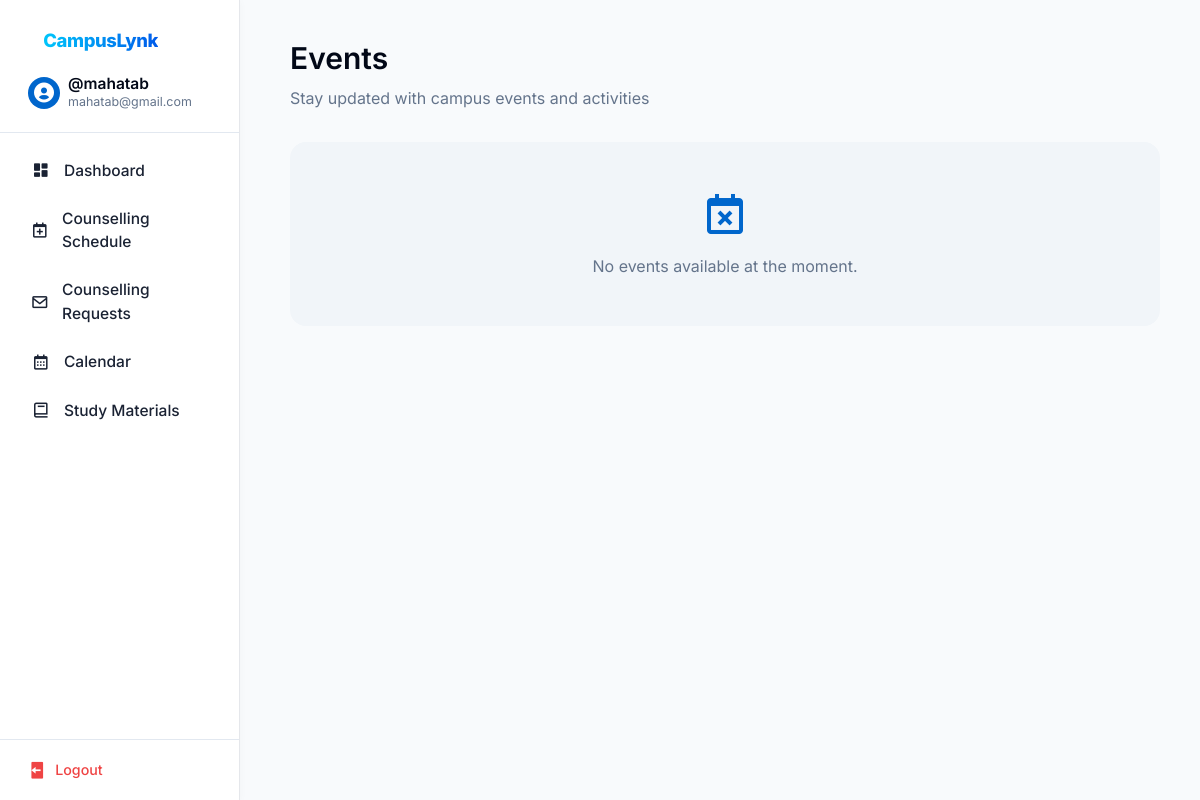
Page /eventpage.php (signed in) on the earlier database version.
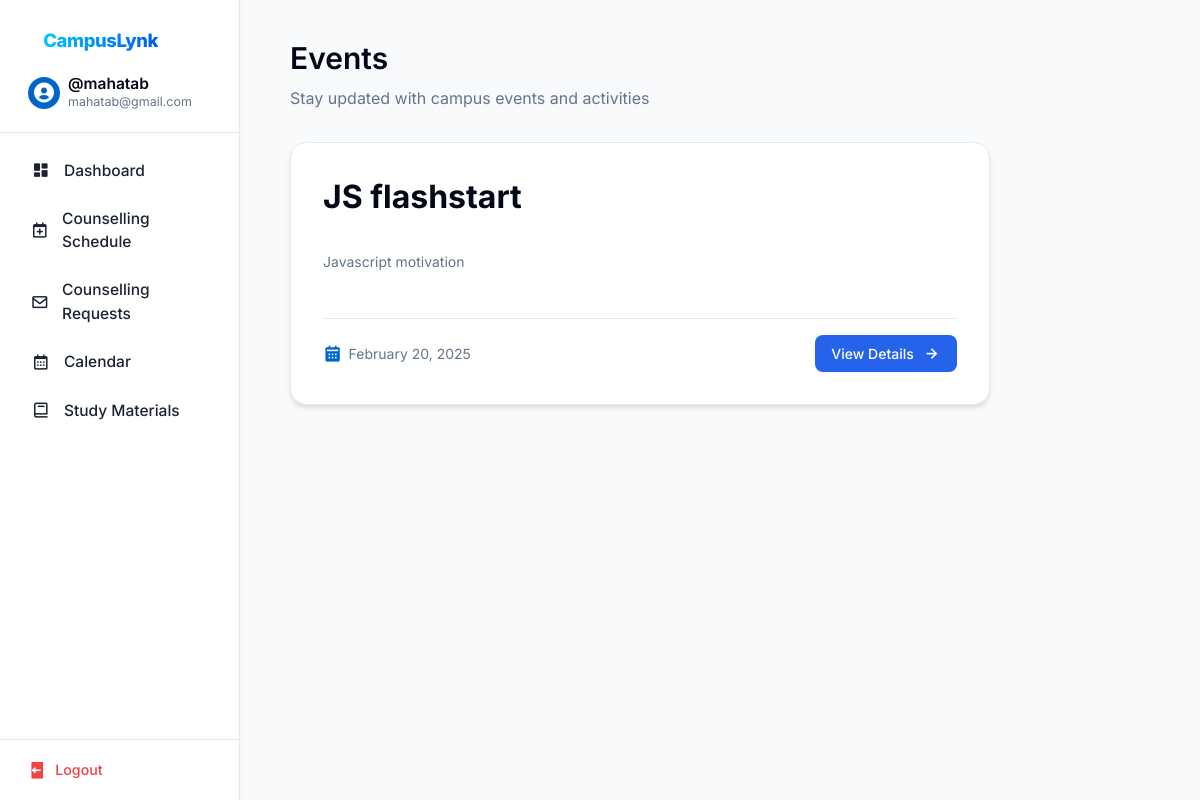
Same page on the later database version.
### tables this page shows
CREATE TABLE `events` (
  `id` int(11) NOT NULL,
  `title` varchar(255) NOT NULL,
  `description` text DEFAULT NULL,
  `date` date NOT NULL
);

### eventpage.php (the view, shortened to what this page needs)
<?php
try {
    $database = new Database();
    $db = $database->getConnection();
    $query = "SELECT * FROM events ORDER BY date DESC";
    $stmt = $db->prepare($query);
    $stmt->execute();
    $events = $stmt->fetchAll(PDO::FETCH_ASSOC);
} catch (PDOException $e) {
    $error = "Database Error: " . $e->getMessage();
}
?>
<!DOCTYPE html>
<html lang="en">
<head>
    <link href='https://unpkg.com/boxicons@2.1.4/css/boxicons.min.css' rel='stylesheet'>
    <link rel="stylesheet" href="css/base.css">
    <link rel="stylesheet" href="css/layout.css">
    <link rel="stylesheet" href="css/components.css">
    <link rel="stylesheet" href="css/events.css">
</head>
<body>
<div class="dashboard-layout">
  <?php include 'sidebar.php'; ?>
  <main id="main-content" class="main-content fade-transition fade-out" style="">
    <section class="welcome-section">
        <h1>Events</h1>
        <p class="text-muted">Stay updated with campus events and activities</p>
    </section>
    <div class="events-grid">
        <?php if (!empty($events)): ?>
            <?php foreach ($events as $event): ?>
                <div class="event-card">
                    <div class="event-content">
                        <h3 class="event-title"><?php echo htmlspecialchars($event['title']); ?></h3>
                        <p class="event-description"><?php echo htmlspecialchars($event['description']); ?></p>
                        <div class="event-meta">
                            <span class="event-date">
                                <i class='bx bxs-calendar'></i>
                                <?php echo date('F j, Y', strtotime($event['date'])); ?>
                            </span>
                            <a href="eventpage-p2.php?event_id=<?php echo $event['id']; ?>"
                               class="btn-view-details">
                                <span>View Details</span>
                                <i class='bx bx-right-arrow-alt'></i>
                            </a>
                        </div>
                    </div>
                </div>
            <?php endforeach; ?>
        <?php else: ?>
            <div class="empty-state">
                <i class='bx bx-calendar-x'></i>
                <p>No events available at the moment.</p>
            </div>
        <?php endif; ?>
    </div>
  </main>
</div>
</body>
</html>

Differences in the rows shown:
added events: title "JS flashstart", description "Javascript motivation", date "February 20, 2025"
Other differences:
text no longer shown: "No events available at the moment."
